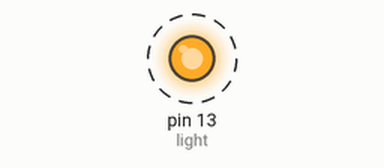
The sketch below on a simulated Arduino Uno, built for the host (arithmetic inside an expression is 32-bit, double 64-bit). Shown: output pins drawn as LEDs (lit = HIGH). Dashed ring = blinking. What the sketch prints to the serial monitor is not drawn.

Above: at 0.3 s.
Timing chart, 0 to 3.1 s (numbered marks = the images above):
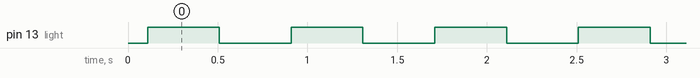

Measured:
- by itself, pin 13 (light): alternates HIGH for 0.40 s and LOW for 0.40 s

The sketch:

sketch_part3.ino
```cpp
#include "testasm.h"

int light = 13;

void setup()
{
  // put your setup code here, to run once
  Serial.begin(9600);

  Serial.print("The fibonacci sequence up to n = 2 is: ");
  Serial.println(fib(2, 0));
  Serial.print("The fibonacci sequence up to n = 5 is: ");
  Serial.println(fib(5, 0));
  Serial.print("The fibonacci sequence up to n = 9 is: ");
  Serial.println(fib(9, 0));
  Serial.print("The fibonacci sequence up to n = 13 is: ");
  Serial.println(fib(13, 0));

  pinMode(light, OUTPUT);
}

void loop()
{
  // blink light
  digitalWrite(light, HIGH);
  delay(400);
  digitalWrite(light, LOW);
  delay(400);
}
```

testasm.cpp
```cpp
#include "testasm.h"

__attribute__((used)) unsigned int fib(unsigned char a, unsigned char b)
{
   unsigned int out;

   asm volatile(R"(

   rjmp start_of_fib

   .data
   ; any data values/static storage go here

   .text

start_of_fib:
   ; Tell the compiler to move the arguments n into a register
    mov r24,%1
    push r24; push n onto the stack

   ; recurse n times:
   cpi r24,0  ; n = 0
   breq case0
   cpi r24,1  ; n = 1
   breq case1

   pop r21; retireve the original n value from the stack
   mov r24,r21; move n into r24
   push r21 ; put the original n back on stack
   subi r24,1 ; decrement n (the one in r24)
   mov %1, r24; put decremented n into the input a
   call start_of_fib; find fib(n-1)

   mov r8, r24; store the return value of fib(n-1)
   pop r24; retrieve the original n value from the stack
   push r8; push the result of fib(n-1)
   subi r24,2 ; decrement n by 2 for fib(n-2)
   mov %1,r24 ; put decremented n into the input a
   call start_of_fib ; find fib(n-2)

   pop r8; retrieve the return value of fib(n-1) from the stack
   add r24,r8; add fib(n-2) with fib(n-1)
   rjmp end_of_fib


case0:  ; return 0 if n = 0
   clr r24  ; return 0
   clr r25
   pop r28 ; pop off n=0 from the stack
   rjmp end_of_fib
case1:  ; return 1 if n = 1
   ldi r24,1
   clr r25
   pop r28 ; pop off n=1 from the stack
   rjmp end_of_fib

end_of_fib:
   ; -- move r25:r24 to the 16-bit word in variable out
   movw %0,r24

)" : "=w"(out)                   /* out is %0, and a 16-bit variable that is modified
                        by the assembly language */
                : "r"(a), "r"(b) /* a is %1, b is %2, both are register-sized
                  variables */
                : "r25", "r24"); /* r24, r25 are modified by this assembly
                  language fragment */

   return out;
}
```

testasm.h
```cpp
unsigned int fib(unsigned char a, unsigned char b);
```
